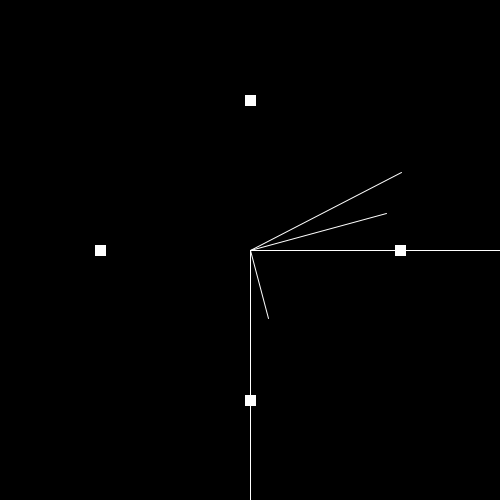
Frame 1 (no input)
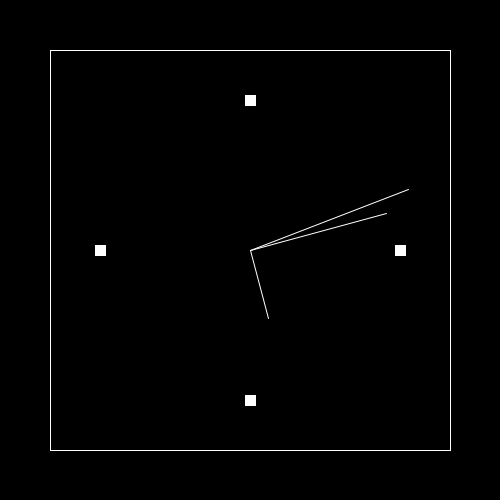
Frame 60 (the mouse pressed at the canvas centre just before this capture)
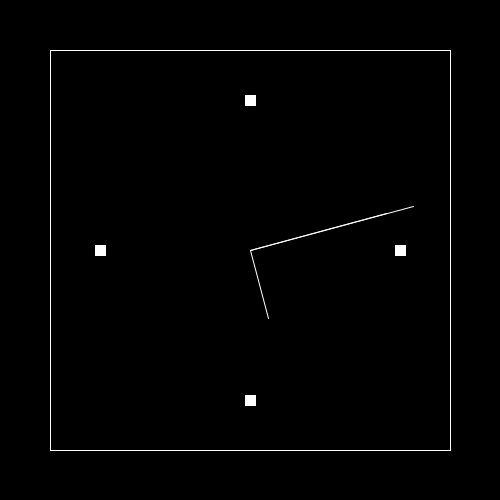
Frame 120 (the mouse held since frame 60 and released just before this capture)

The Processing sketch that drew these frames (run headless with seeded random() and noise(); from frame 60 on, the mouse is pressed at the canvas centre):

// Processing sketch: processing_169874
// ── processing_169874.pde

void setup ()
{
  size(500, 500);
  background(0);
  noFill();
  stroke(255);
  smooth();
}

void draw()
{
  background(0);

  pushMatrix();
  translate(width/2, height/2);
  rect(0, 0, 390, 390);
  rect(0, 0, 400, 400);
  fill(255);
  popMatrix();

  pushMatrix();
  float sec = map(second(), 0, 60, 0, 360);
  translate(width/2, height/2);
  rotate(radians(sec));
  rectMode(CENTER);
  line(0, 0, 120, -120);
  println(sec);
  popMatrix();

  pushMatrix();
  float min = map(minute(), 0, 60, 0, 360);
  println(min);
  translate(width/2, height/2);
  rotate(radians(min));
  rectMode(CENTER);
  line(0, 0, 100, -100);
  popMatrix();

  pushMatrix();
  float h = map (hour(), 0, 12, 0, 360);
  println(h);
  translate(width/2, height/2);
  rotate(radians(h));
  rectMode(CENTER);
  line(0, 0, 50, -50);
  popMatrix();

  pushMatrix();
  rect(250, 100, 10, 10);
  rect(250, 400, 10, 10);
  rect(100, 250, 10, 10);
  rect(400, 250, 10, 10);
  fill(0);
  popMatrix();
}
